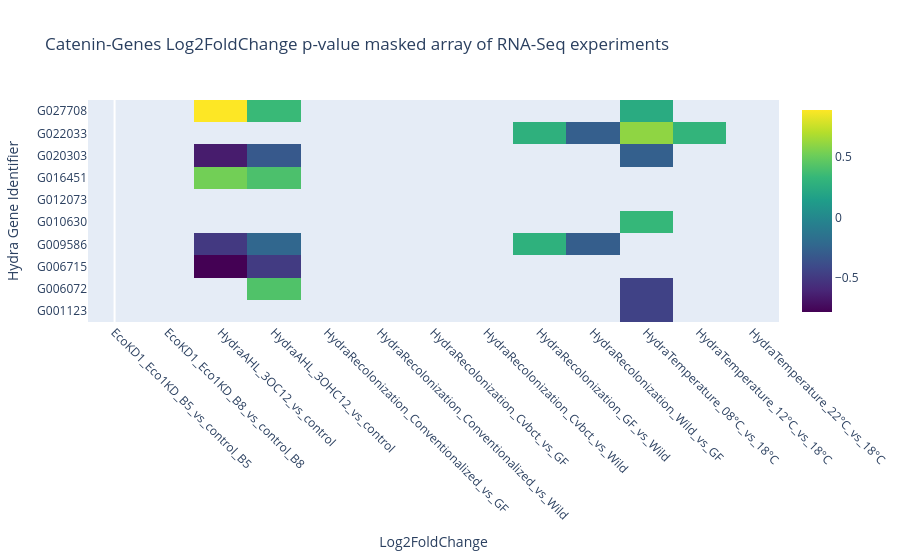

Write notebook code for a chart like this one.
### Code cell
annot_mat = np.repeat(annotation_genes_to_catenin["KO_definition"].to_numpy()[np.newaxis, :], len(list(catenin_genes_to_exp.iloc[:,1:].columns)), axis=0).T
custom_yticklabels = catenin_genes
custom_xticklabels = list(catenin_genes_to_exp.iloc[:,1:].columns)

matrix = catenin_genes_to_exp.iloc[:,1:].to_numpy()
matrix = np.nan_to_num(matrix, nan=0)

pmat = catenin_genes_to_pval.iloc[:,1:].to_numpy()
pmat = np.nan_to_num(pmat, nan=1)
mask_matrix = pmat >= 0.05  # Example mask matrix

#mask_matrix = mask_matrix.to_numpy()
masked_matrix = np.where(mask_matrix, np.nan, matrix)
#masked_matrix = np.nan_to_num(masked_matrix, nan=0)

hover_text = list(annot_mat)
heatmap_masked = go.Heatmap(z=masked_matrix, hovertext=hover_text, hoverinfo='text', colorscale='viridis', x=np.arange(len(matrix[0])), y=custom_yticklabels)
heatmap_original = go.Heatmap(z=matrix, visible='legendonly', colorscale='viridis', x=np.arange(len(matrix[0])), y=custom_yticklabels)

# Create the figure
fig = go.Figure(data=[heatmap_masked, heatmap_original])
# Create the figure

# Update layout to set axis titles and hover mode
fig.update_layout(
    title='Catenin-Genes Log2FoldChange p-value masked array of RNA-Seq experiments',
    xaxis=dict(title='Log2FoldChange',  tickmode='array', tickvals=np.arange(len(custom_xticklabels)), ticktext=custom_xticklabels, showgrid=False, tickangle=45),
    yaxis=dict(title='Hydra Gene Identifier', tickmode='array', tickvals=np.arange(len(custom_yticklabels)), ticktext=custom_yticklabels, showgrid=False),
    hovermode='closest',
    #height=800,
)

# Show the plot
fig.show()
write_html(fig, '../results/figures/genes_tpm_heatmaps/heatmap_plot_lectin.html')

### Figure 1 — Plotly figure (JSON) as saved in the notebook; plotly's stock layout.template omitted (floating-point values rounded to 4 significant figures; data arrays with more than 128 entries replaced by an {"elided": "..."} marker saying what was removed)
{"data": [{"colorscale": [[0, "#440154"], [0.1111, "#482878"], [0.2222, "#3e4989"], [0.3333, "#31688e"], [0.4444, "#26828e"], [0.5556, "#1f9e89"], [0.6667, "#35b779"], [0.7778, "#6ece58"], [0.8889, "#b5de2b"], [1, "#fde725"]], "hoverinfo": "text", "hovertext": {"elided": "10x13 str values"}, "type": "heatmap", "x": [0, 1, 2, 3, 4, 5, 6, 7, 8, 9, 10, 11, 12], "y": ["G001123", "G006072", "G006715", "G009586", "G010630", "G012073", "G016451", "G020303", "G022033", "G027708"], "z": {"elided": "10x13 float values"}}, {"colorscale": [[0, "#440154"], [0.1111, "#482878"], [0.2222, "#3e4989"], [0.3333, "#31688e"], [0.4444, "#26828e"], [0.5556, "#1f9e89"], [0.6667, "#35b779"], [0.7778, "#6ece58"], [0.8889, "#b5de2b"], [1, "#fde725"]], "type": "heatmap", "visible": "legendonly", "x": [0, 1, 2, 3, 4, 5, 6, 7, 8, 9, 10, 11, 12], "y": ["G001123", "G006072", "G006715", "G009586", "G010630", "G012073", "G016451", "G020303", "G022033", "G027708"], "z": {"elided": "10x13 float values"}}], "layout": {"hovermode": "closest", "title": {"text": "Catenin-Genes Log2FoldChange p-value masked array of RNA-Seq experiments"}, "xaxis": {"showgrid": false, "tickangle": 45, "tickmode": "array", "ticktext": ["EcoKD1_Eco1KD_B5_vs_control_B5", "EcoKD1_Eco1KD_B8_vs_control_B8", "HydraAHL_3OC12_vs_control", "HydraAHL_3OHC12_vs_control", "HydraRecolonization_Conventionalized_vs_GF", "HydraRecolonization_Conventionalized_vs_Wild", "HydraRecolonization_Cvbct_vs_GF", "HydraRecolonization_Cvbct_vs_Wild", "HydraRecolonization_GF_vs_Wild", "HydraRecolonization_Wild_vs_GF", "HydraTemperature_08°C_vs_18°C", "HydraTemperature_12°C_vs_18°C", "HydraTemperature_22°C_vs_18°C"], "tickvals": [0, 1, 2, 3, 4, 5, 6, 7, 8, 9, 10, 11, 12], "title": {"text": "Log2FoldChange"}}, "yaxis": {"showgrid": false, "tickmode": "array", "ticktext": ["G001123", "G006072", "G006715", "G009586", "G010630", "G012073", "G016451", "G020303", "G022033", "G027708"], "tickvals": [0, 1, 2, 3, 4, 5, 6, 7, 8, 9], "title": {"text": "Hydra Gene Identifier"}}}}
